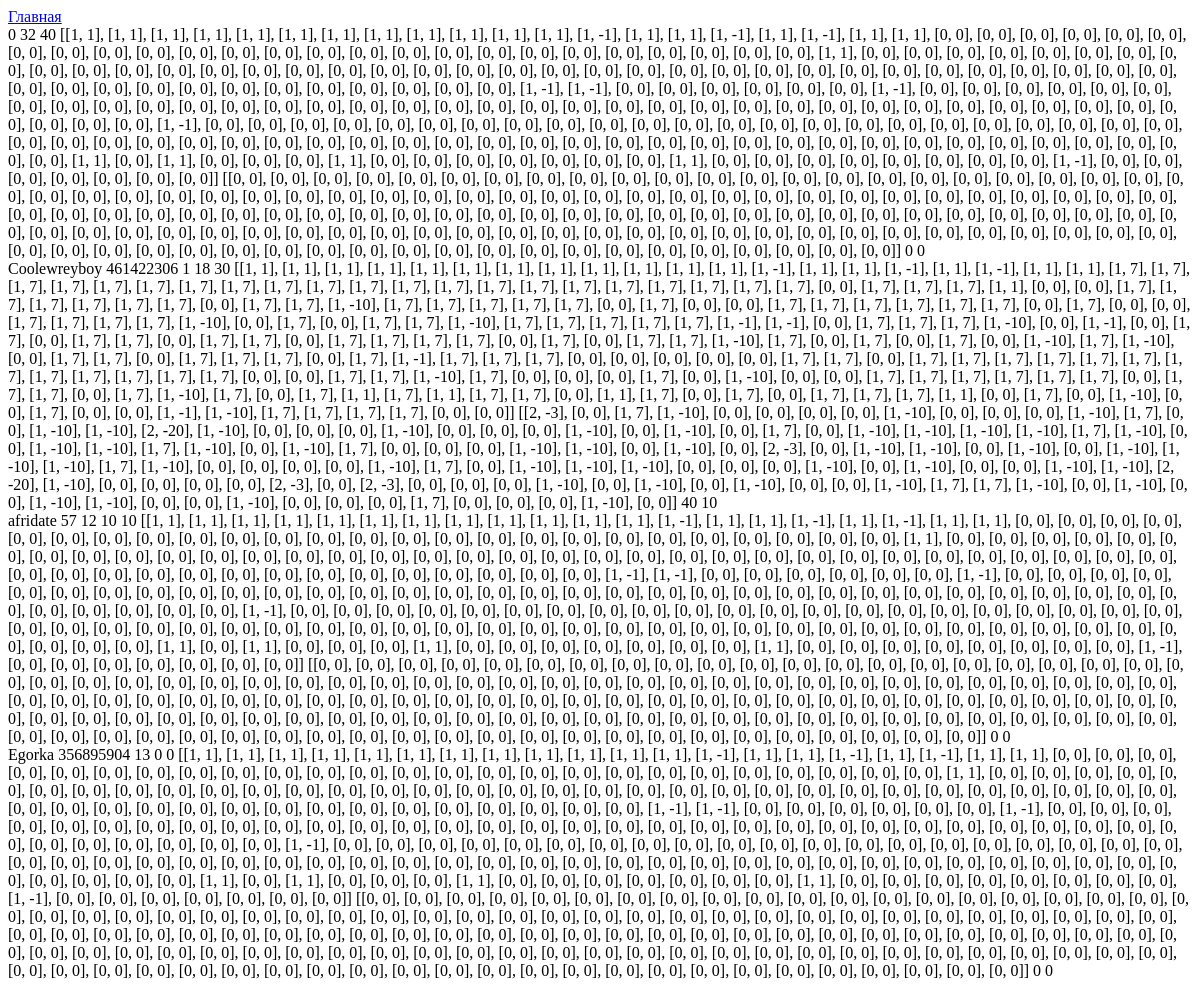
/save, run on an earlier commit of the app's database.
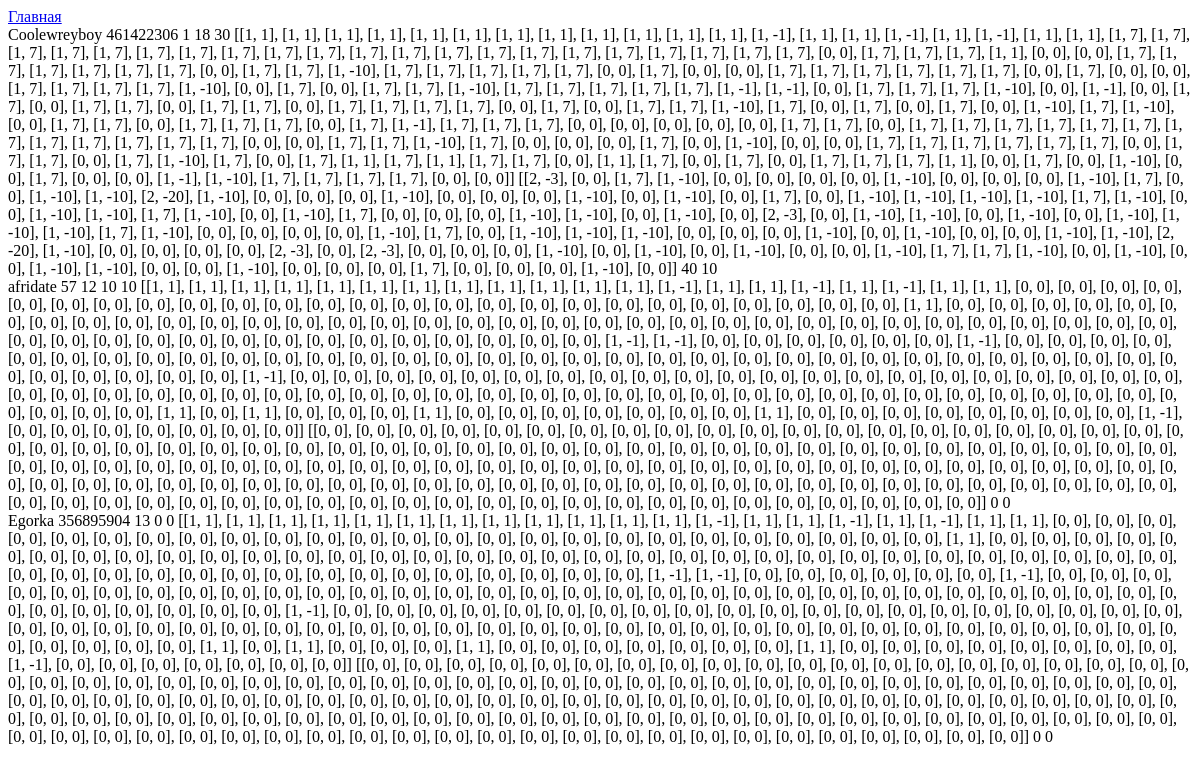
And on a later commit of the database.
### tables this page shows
CREATE TABLE "Users" (
	"Username"	TEXT,
	"Password"	INTEGER,
	"ID"	INTEGER,
	"accept_task1"	BLOB,
	"all_task1"	INTEGER,
	"statistika"	TEXT,
	"paron_st"	TEXT,
	"all_task2"	INTEGER,
	"accept_task2"	INTEGER,
	PRIMARY KEY("ID" AUTOINCREMENT)
);

### app.py (the view)
@app.route('/save')
def save():
    conn = connect('data_base.db')
    cursor = conn.cursor()
    result = cursor.execute("""SELECT * FROM Users""").fetchall()
    conn.commit()
    conn.close()
    return render_template('save.html', result=result)

### templates/save.html (shortened to what this page needs)
<!DOCTYPE html>
<html lang="en">
<head>
</head>
<body>
<a href="{{ url_for('home') }}" class="back-link">Главная</a>
<br>
{% for (username, password, id, ac1, al1, stat, parons, al2, ac2) in result %}
        <a>{{username}} {{password}} {{id}} {{ac1}} {{al1}} {{stat}} {{parons}} {{al2}} {{ac2}} </a><br>
{% endfor %}
</body>
</html>

What changed in the data, as far as the page shows it:
removed Users: ID "0", accept_task1 "32", all_task1 "40", statistika "[[1, 1], [1, 1], [1, 1], [1, 1], [1, 1], [1, 1], [1, 1], [1, 1], [1, 1], [1, 1], [1, 1], [1, 1], [1, -1], [1, 1], [1, 1], [1, -1], [1, 1], [1, -1], [1, 1], [1, 1], [0, 0], [0, 0], [0, 0], [0, 0], [0, 0], [0, 0], [0, 0], [0, 0], [0, 0], [0, 0], [0, 0], [0, 0], [0, 0], [0, 0], [0, 0], [0, 0], [0, 0], [0, 0], [0, 0], [0, 0], [0, 0], [0, 0], [0, 0], [0, 0], [0, 0], [1, 1], [0, 0], [0, 0], [0, 0], [0, 0], [0, 0], [0, 0], [0, 0], [0, 0], [0, 0], [0, 0], [0, 0], [0, 0], [0, 0], [0, 0], [0, 0], [0, 0], [0, 0], [0, 0], [0, 0], [0, 0], [0, 0], [0, 0], [0, 0], [0, 0], [0, 0], [0, 0], [0, 0], [0, 0], [0, 0], [0, 0], [0, 0], [0, 0], [0, 0], [0, 0], [0, 0], [0, 0], [0, 0], [0, 0], [0, 0], [0, 0], [0, 0],…", paron_st "[[0, 0], [0, 0], [0, 0], [0, 0], [0, 0], [0, 0], [0, 0], [0, 0], [0, 0], [0, 0], [0, 0], [0, 0], [0, 0], [0, 0], [0, 0], [0, 0], [0, 0], [0, 0], [0, 0], [0, 0], [0, 0], [0, 0], [0, 0], [0, 0], [0, 0], [0, 0], [0, 0], [0, 0], [0, 0], [0, 0], [0, 0], [0, 0], [0, 0], [0, 0], [0, 0], [0, 0], [0, 0], [0, 0], [0, 0], [0, 0], [0, 0], [0, 0], [0, 0], [0, 0], [0, 0], [0, 0], [0, 0], [0, 0], [0, 0], [0, 0], [0, 0], [0, 0], [0, 0], [0, 0], [0, 0], [0, 0], [0, 0], [0, 0], [0, 0], [0, 0], [0, 0], [0, 0], [0, 0], [0, 0], [0, 0], [0, 0], [0, 0], [0, 0], [0, 0], [0, 0], [0, 0], [0, 0], [0, 0], [0, 0], [0, 0], [0, 0], [0, 0], [0, 0], [0, 0], [0, 0], [0, 0], [0, 0], [0, 0], [0, 0], [0, 0], [0, 0], [0, 0],…", all_task2 "0", accept_task2 "0"
